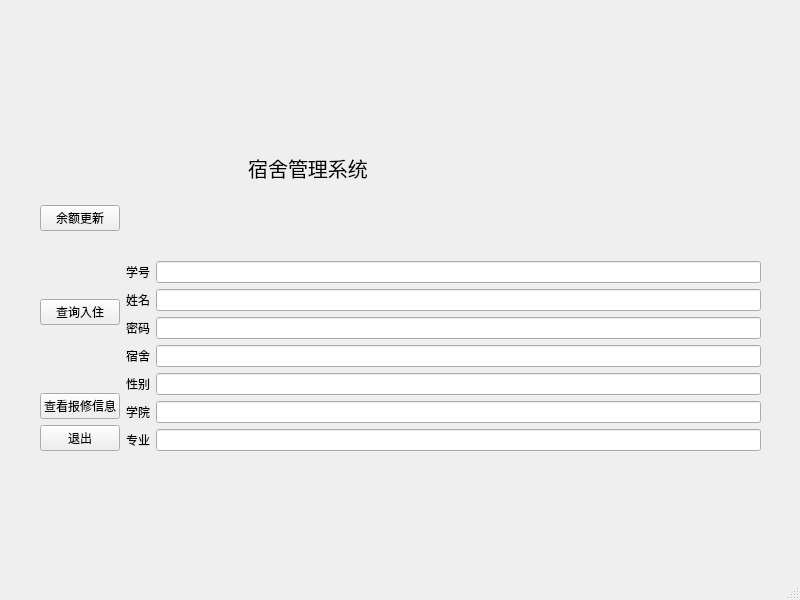
<?xml version="1.0" encoding="UTF-8"?>
<ui version="4.0">
 <class>userMainWindow</class>
 <widget class="QMainWindow" name="userMainWindow">
  <property name="geometry">
   <rect>
    <x>0</x>
    <y>0</y>
    <width>800</width>
    <height>600</height>
   </rect>
  </property>
  <property name="windowTitle">
   <string>MainWindow</string>
  </property>
  <widget class="QWidget" name="centralwidget">
   <widget class="QWidget" name="gridLayoutWidget">
    <property name="geometry">
     <rect>
      <x>40</x>
      <y>80</y>
      <width>721</width>
      <height>371</height>
     </rect>
    </property>
    <layout class="QGridLayout" name="gridLayout">
     <item row="0" column="1">
      <layout class="QVBoxLayout" name="verticalLayout_2">
       <item>
        <widget class="QLabel" name="label">
         <property name="font">
          <font>
           <pointsize>15</pointsize>
          </font>
         </property>
         <property name="text">
          <string>                      宿舍管理系统</string>
         </property>
        </widget>
       </item>
       <item>
        <layout class="QGridLayout" name="gridLayout_2">
         <item row="2" column="1">
          <widget class="QLineEdit" name="lineEdit"/>
         </item>
         <item row="5" column="0">
          <widget class="QLabel" name="label_5">
           <property name="text">
            <string>宿舍</string>
           </property>
          </widget>
         </item>
         <item row="3" column="1">
          <widget class="QLineEdit" name="lineEdit_2"/>
         </item>
         <item row="4" column="1">
          <widget class="QLineEdit" name="lineEdit_3"/>
         </item>
         <item row="7" column="1">
          <widget class="QLineEdit" name="lineEdit_7"/>
         </item>
         <item row="6" column="1">
          <widget class="QLineEdit" name="lineEdit_6"/>
         </item>
         <item row="4" column="0">
          <widget class="QLabel" name="label_9">
           <property name="text">
            <string>密码</string>
           </property>
          </widget>
         </item>
         <item row="5" column="1">
          <widget class="QLineEdit" name="lineEdit_5"/>
         </item>
         <item row="6" column="0">
          <widget class="QLabel" name="label_10">
           <property name="text">
            <string>性别</string>
           </property>
          </widget>
         </item>
         <item row="3" column="0">
          <widget class="QLabel" name="label_8">
           <property name="text">
            <string>姓名</string>
           </property>
          </widget>
         </item>
         <item row="7" column="0">
          <widget class="QLabel" name="label_11">
           <property name="text">
            <string>学院</string>
           </property>
          </widget>
         </item>
         <item row="8" column="1">
          <widget class="QLineEdit" name="lineEdit_8"/>
         </item>
         <item row="8" column="0">
          <widget class="QLabel" name="label_12">
           <property name="text">
            <string>专业</string>
           </property>
          </widget>
         </item>
         <item row="2" column="0">
          <widget class="QLabel" name="label_6">
           <property name="text">
            <string>学号</string>
           </property>
          </widget>
         </item>
        </layout>
       </item>
      </layout>
     </item>
     <item row="0" column="0">
      <layout class="QVBoxLayout" name="verticalLayout_3">
       <item>
        <widget class="QLabel" name="label_2">
         <property name="text">
          <string/>
         </property>
        </widget>
       </item>
       <item>
        <widget class="QLabel" name="label_4">
         <property name="text">
          <string/>
         </property>
        </widget>
       </item>
       <item>
        <widget class="QPushButton" name="pushButton_3">
         <property name="text">
          <string>余额更新</string>
         </property>
        </widget>
       </item>
       <item>
        <widget class="QLabel" name="label_3">
         <property name="text">
          <string/>
         </property>
        </widget>
       </item>
       <item>
        <widget class="QPushButton" name="pushButton_4">
         <property name="text">
          <string>查询入住</string>
         </property>
        </widget>
       </item>
       <item>
        <widget class="QLabel" name="label_7">
         <property name="text">
          <string/>
         </property>
        </widget>
       </item>
       <item>
        <widget class="QPushButton" name="pushButton">
         <property name="text">
          <string>查看报修信息</string>
         </property>
        </widget>
       </item>
       <item>
        <widget class="QPushButton" name="pushButton_2">
         <property name="text">
          <string>退出</string>
         </property>
        </widget>
       </item>
      </layout>
     </item>
    </layout>
   </widget>
  </widget>
  <widget class="QMenuBar" name="menubar">
   <property name="geometry">
    <rect>
     <x>0</x>
     <y>0</y>
     <width>800</width>
     <height>26</height>
    </rect>
   </property>
  </widget>
  <widget class="QStatusBar" name="statusbar"/>
 </widget>
 <resources/>
 <connections/>
</ui>
